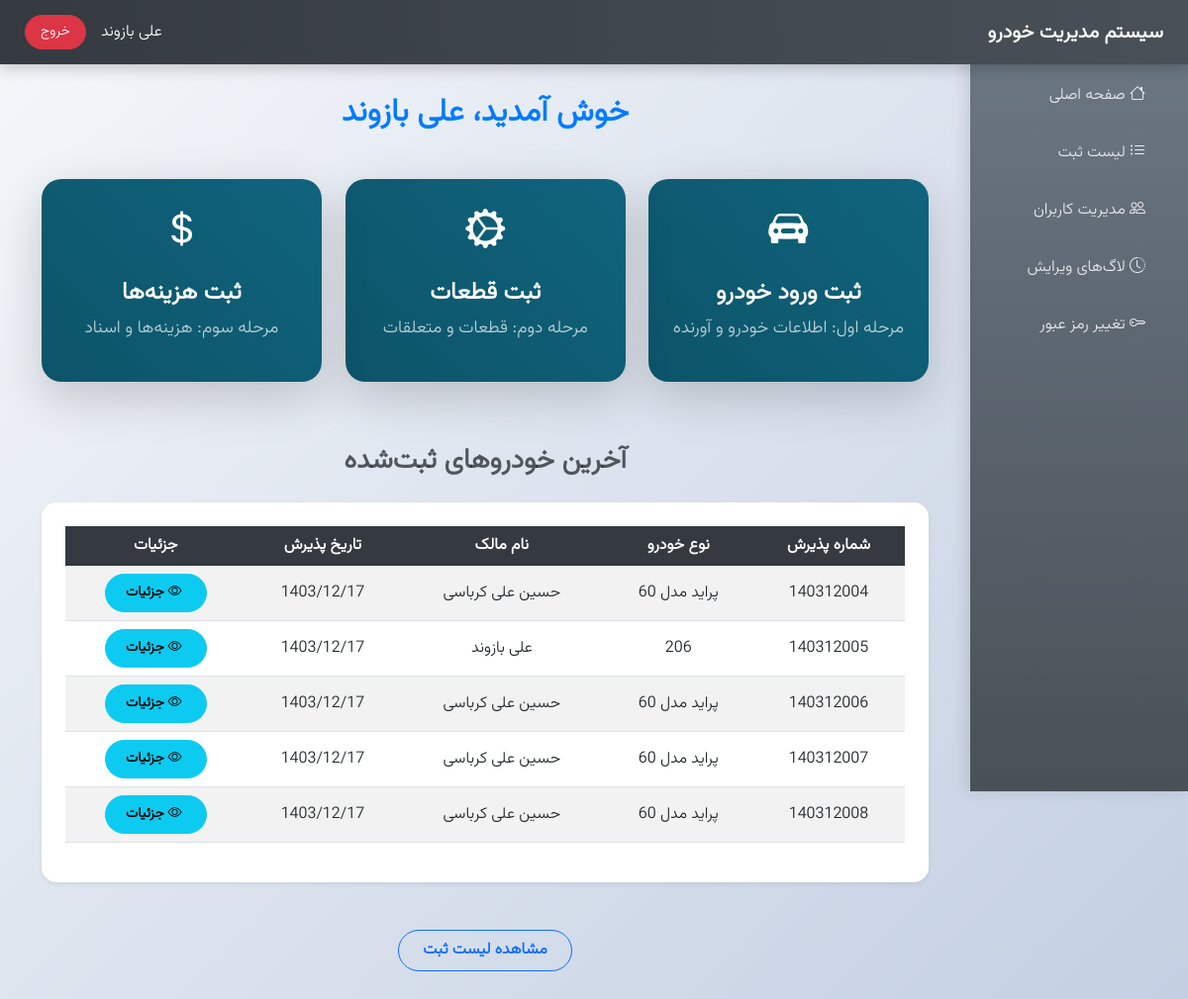
The page / (signed in) on the database its author committed.
### core/models.py (models this page shows, shortened)
class UserProfile(models.Model):
    user = models.OneToOneField(User, on_delete=models.CASCADE, verbose_name="کاربر")
    first_name = models.CharField(max_length=50, verbose_name="نام")
    last_name = models.CharField(max_length=50, verbose_name="نام خانوادگی")
    national_code = models.CharField(max_length=10, unique=True, verbose_name="کد ملی")  # بدون default
    phone_number = models.CharField(max_length=11, verbose_name="شماره موبایل", default="09120000000")
    must_change_password = models.BooleanField(default=True, verbose_name="باید رمز را تغییر دهد")
    class Meta:
        verbose_name = "پروفایل کاربر"
        verbose_name_plural = "پروفایل‌های کاربران"

class CarEntry(models.Model):
    parking_number = models.CharField(max_length=20, verbose_name="شماره پارکینگ")
    delivery_date = models.CharField(max_length=10, verbose_name="تاریخ تحویل")
    car_type = models.CharField(max_length=50, verbose_name="نوع خودرو")
    license_plate = models.CharField(max_length=30, verbose_name="شماره انتظامی")
    owner_name = models.CharField(max_length=100, verbose_name="نام مالک")
    engine_number = models.CharField(max_length=50, unique=True, verbose_name="شماره موتور")
    chassis_number = models.CharField(max_length=50, unique=True, verbose_name="شماره شاسی")
    has_cabin_plate = models.BooleanField(default=False, verbose_name="پلاک اتاق")
    acceptance_number = models.CharField(max_length=9, unique=True, editable=False, verbose_name="شماره پذیرش")
    accepted_by = models.CharField(max_length=100, verbose_name="مسئول پذیرش")  # نام و نام خانوادگی
    accepted_at = models.CharField(max_length=10, verbose_name="تاریخ پذیرش")
    edited_by = models.CharField(max_length=100, null=True, blank=True, verbose_name="ویرایش‌کننده")  # نام و نام خانوادگی
    driver_name = models.CharField(max_length=100, verbose_name="نام و نام خانوادگی راننده/آورنده")
    driver_license_plate = models.CharField(max_length=30, verbose_name="شماره پلاک راننده/آورنده")
    driver_phone = models.CharField(max_length=15, verbose_name="شماره تماس راننده/آورنده")

### core/views.py (the view)
# urls.py: path('', views.home, name='home'),
def home(request):
    if request.user.is_authenticated:
        recent_cars = CarEntry.objects.order_by('-accepted_at')[:5]
        return render(request, 'core/home.html', {'recent_cars': recent_cars})
    return redirect('login')

### core/templates/core/home.html (shortened to what this page needs)
{% extends 'core/base.html' %}
{% load mathfilters %}
{% block content %}
    <div class="home-container">
        <h2 class="mb-5 text-center fw-bold text-primary animate__animated animate__fadeIn">خوش آمدید، {{ user.userprofile.first_name }} {{ user.userprofile.last_name }}</h2>
        <div class="row justify-content-center mb-5 g-4">
            <div class="col-md-4 col-sm-6 mb-3">
                <div class="home-card modern-card shadow-lg animate__animated animate__zoomIn">
                    <a href="{% url 'add_car_entry_step1' %}" class="btn btn-custom btn-lg w-100 py-4 text-white">
                        <i class="bi bi-car-front-fill fs-1 mb-3"></i>
                        <h4 class="fw-bold">ثبت ورود خودرو</h4>
                        <p class="small text-light opacity-75">مرحله اول: اطلاعات خودرو و آورنده</p>
                    </a>
                </div>
            </div>
            <div class="col-md-4 col-sm-6 mb-3">
                <div class="home-card modern-card shadow-lg animate__animated animate__zoomIn" style="animation-delay: 0.2s;">
                    <a href="{% url 'select_car_for_parts' %}" class="btn btn-custom btn-lg w-100 py-4 text-white">
                        <i class="bi bi-gear-wide-connected fs-1 mb-3"></i>
                        <h4 class="fw-bold">ثبت قطعات</h4>
                        <p class="small text-light opacity-75">مرحله دوم: قطعات و متعلقات</p>
                    </a>
                </div>
            </div>
            <div class="col-md-4 col-sm-6 mb-3">
                <div class="home-card modern-card shadow-lg animate__animated animate__zoomIn" style="animation-delay: 0.4s;">
                    <a href="{% url 'select_car_for_costs' %}" class="btn btn-custom btn-lg w-100 py-4 text-white">
                        <i class="bi bi-currency-dollar fs-1 mb-3"></i>
                        <h4 class="fw-bold">ثبت هزینه‌ها</h4>
                        <p class="small text-light opacity-75">مرحله سوم: هزینه‌ها و اسناد</p>
                    </a>
                </div>
            </div>
        </div>
        <h3 class="mb-4 text-center fw-bold text-muted">آخرین خودروهای ثبت‌شده</h3>
        <div class="card modern-table-card shadow-sm">
            <div class="card-body p-4">
                {% if recent_cars %}
                    <div class="table-responsive">
                        <table class="table table-hover table-striped align-middle">
                            <thead class="table-dark">
                                <tr>
                                    <th>شماره پذیرش</th>
                                    <th>نوع خودرو</th>
                                    <th>نام مالک</th>
                                    <th>تاریخ پذیرش</th>
                                    <th>جزئیات</th>
                                </tr>
                            </thead>
                            <tbody>
                                {% for car in recent_cars %}
                                    <tr class="animate__animated animate__fadeInUp" style="animation-delay: {{ forloop.counter0|mul:0.1 }}s;">
                                        <td>{{ car.acceptance_number }}</td>
                                        <td>{{ car.car_type }}</td>
                                        <td>{{ car.owner_name }}</td>
                                        <td>{{ car.accepted_at }}</td>
                                        <td>
                                            <a href="{% url 'car_details' car.acceptance_number %}" class="btn btn-info btn-sm modern-btn">
                                                <i class="bi bi-eye me-1"></i> جزئیات
                                            </a>
                                        </td>
                                    </tr>
                                {% endfor %}
                            </tbody>
                        </table>
                    </div>
                {% else %}
                    <p class="text-center text-muted">هنوز خودرویی ثبت نشده است.</p>
                {% endif %}
            </div>
        </div>
        <div class="text-center mt-5">
            <a href="{% url 'registration_list' %}" class="btn btn-outline-primary modern-btn px-4 py-2">مشاهده لیست ثبت</a>
        </div>
    </div>
    <link rel="stylesheet" href="https://cdnjs.cloudflare.com/ajax/libs/animate.css/4.1.1/animate.min.css">
{% endblock %}

### core/templates/core/base.html (shortened to what this page needs)
<!DOCTYPE html>
<html lang="fa" dir="rtl">
<head>
    {% load static %}
    <link href="https://cdn.jsdelivr.net/npm/bootstrap@5.3.0/dist/css/bootstrap.min.css" rel="stylesheet">
    <link rel="stylesheet" href="{% static 'css/persianDatepicker-default.css' %}">
    <link rel="stylesheet" href="https://cdn.jsdelivr.net/npm/bootstrap-icons@1.11.3/font/bootstrap-icons.min.css">
</head>
<body>
    <div class="header">
        <div class="fw-bold fs-5">سیستم مدیریت خودرو</div>
        <div class="user-info">
            {% if user.is_authenticated %}
                <span class="fw-medium">
                    {{ user.userprofile.first_name|default:user.username }}
                    {{ user.userprofile.last_name|default:'' }}
                </span>
                <a href="{% url 'logout' %}" class="btn btn-sm btn-danger">خروج</a>
            {% else %}
                <a href="{% url 'login' %}" class="btn btn-sm btn-primary">ورود</a>
            {% endif %}
        </div>
    </div>
    <div class="container-fluid">
        <div class="sidebar d-lg-block" id="sidebar">
            <h4 class="text-center mb-4">منو</h4>
            <nav>
                <a href="{% url 'home' %}" class="nav-link"><i class="bi bi-house me-2"></i> صفحه اصلی</a>
                <a href="{% url 'registration_list' %}" class="nav-link"><i class="bi bi-list-ul me-2"></i> لیست ثبت</a>
                {% if user.is_superuser %}
                    <a href="{% url 'user_management' %}" class="nav-link"><i class="bi bi-people me-2"></i> مدیریت کاربران</a>
                    <a href="{% url 'edit_logs' acceptance_number='all' %}" class="nav-link"><i class="bi bi-clock-history me-2"></i> لاگ‌های ویرایش</a>
                {% endif %}
                <a href="{% url 'change_password' %}" class="nav-link"><i class="bi bi-key me-2"></i> تغییر رمز عبور</a>
            </nav>
        </div>
        <div class="content">
            {% block content %}{% endblock %}
        </div>
    </div>
</body>
</html>

### core/templates/core/home.html (style rules this page uses)
.home-container { max-width: 1400px; margin: 0 auto; }
.modern-card { border: none; border-radius: 20px; background: linear-gradient(225deg, #0f647d 0%, #0d5469 100%); transition: transform 0.3s ease, box-shadow 0.3s ease; }
.modern-card a { color: #fff; text-decoration: none; display: flex; flex-direction: column; align-items: center; justify-content: center; }
.modern-table-card { border: none; border-radius: 15px; background: #fff; transition: box-shadow 0.3s ease; }
.table th { background: #343a40; color: #fff; border: none; }
.table td { vertical-align: middle; }
.modern-btn { border-radius: 25px; padding: 8px 20px; font-weight: 600; transition: all 0.3s ease; }
.text-primary { color: #007bff !important; }

### rows shown on the page
CarEntry: acceptance_number "140312004", car_type "پراید مدل 60", owner_name "حسین علی کرباسی", accepted_at "1403/12/17"
CarEntry: acceptance_number "140312005", car_type "206", owner_name "علی بازوند", accepted_at "1403/12/17"
CarEntry: acceptance_number "140312006", car_type "پراید مدل 60", owner_name "حسین علی کرباسی", accepted_at "1403/12/17"
CarEntry: acceptance_number "140312007", car_type "پراید مدل 60", owner_name "حسین علی کرباسی", accepted_at "1403/12/17"
CarEntry: acceptance_number "140312008", car_type "پراید مدل 60", owner_name "حسین علی کرباسی", accepted_at "1403/12/17"

### other values the page prints
{{ user.userprofile.first_name|default:user.username }} "علی"
{{ user.userprofile.last_name|default:'' }} "بازوند"
{{ user.userprofile.first_name }} "علی"
{{ user.userprofile.last_name }} "بازوند"
